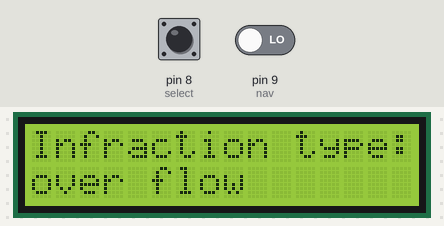
The sketch below on a simulated Arduino Uno, built with avr-gcc and run on an emulated ATmega328P. Shown: 16×2 character LCD. Inputs (shaded band) come from the test bench; at power-on: pin 9 (nav) LOW, pin 8 (select) LOW. What the sketch prints to the serial monitor is not drawn.

Above: at 1.2 s.
1.3 s: pin 9 (nav) driven HIGH
At 1.7 s:
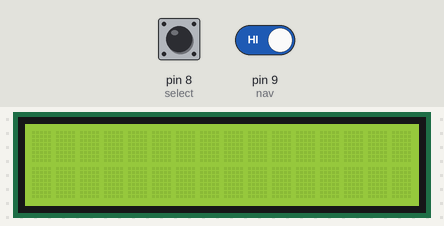
3.8 s: pin 8 (select) pulled HIGH for 3.2 s
8.5 s: pin 8 (select) pulled HIGH for 1 s
At 9.2 s:
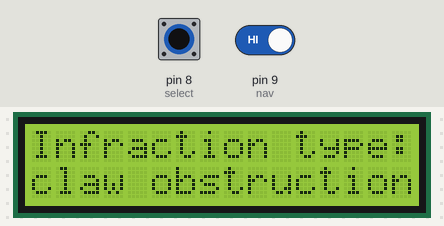
11.0 s: pin 9 (nav) driven LOW
12.8 s: pin 8 (select) pulled HIGH for 0.15 s
At 14.3 s:
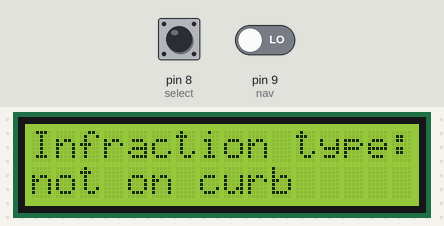
Timing chart, 0 to 15.8 s (numbered marks = the images above; inputs shaded):
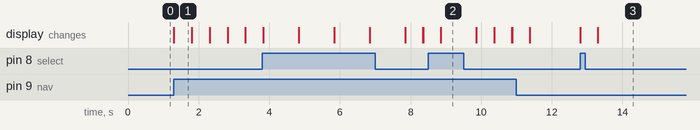

Measured:
- after the input at 1.3 s, the display: changes at once (image 1)
- after the input at 12.8 s, the display: first changes at once (image 3 shows a later state)
- what the display in image 1 shows lasts 0.5 s, from 1.3 s to 1.8 s

The sketch:

trashArd.ino
```cpp
#include<Arduino.h>
#include <LiquidCrystal.h>

// initialize the library by associating any needed LCD interface pin
// with the arduino pin number it is connected to
const int rs = 12, en = 11, d4 = 5, d5 = 4, d6 = 3, d7 = 2;
LiquidCrystal lcd(rs, en, d4, d5, d6, d7);

int nav = 9;
int select = 8;
const String menu[] = {"over flow", "not on curb", "no trash", "claw obstruction"};
int i = 0;


void setup()
{
  pinMode(nav, INPUT);
  pinMode(select, INPUT);

  // PIN3 is set for output
  Serial.begin(9600);                             // serial data rate is set for 9600bps(bits per second)
  lcd.begin(16, 2);
  // Print a message to the LCD.
  lcd.print("File report");
  lcd.setCursor(0, 0);
  lcd.print("Infraction type:");

}

void loop() {

  if (digitalRead(select) == HIGH) {
    lcd.clear();
    delay(500);
    i++;
  }
  if (digitalRead(nav) == HIGH) {
    lcd.clear();
    delay(500);
    i--;
  }

  lcd.setCursor(0, 0);
  lcd.print("Infraction type:");
  lcd.setCursor(0, 1);

  lcd.print(menu[abs(i) % 4]);

  if(digitalRead(select) == HIGH && digitalRead(nav) == HIGH){
    Serial.println(menu[abs(i) % 4]);
    delay(1000);
  }

}
```

rotaryEncoderWithButton.cpp
```cpp
#include "sensors.h"
//#include <WProgram.h>
#include<Arduino.h>
rotEncBut::rotEncBut(int pinSwi, int pinA, int pinB) {
  //sets all variables in the rotEncBut class
  outputB = pinB;
  outputA = pinA;
  outButt = pinSwi;
  pinMode (outputB, INPUT);
  pinMode (outputA, INPUT);
  pinMode (outButt, INPUT);
  lastState = digitalRead (outputA);
  count = 0;
  return;
}

void rotEncBut::encoder() {
  //read state
  state = digitalRead(outputA);
  //compare to prevstate
  if (state != lastState) {
    if (digitalRead(outputB) != state) {
      count++;
    } else {
      count--;
    }
  }
  //change state
  lastState = state;
  return;
}

void rotEncBut::toggle() {
  //checks on off
  if (digitalRead(outButt) == LOW) {
    onOff = true;
  } else {
    onOff = false;
  }
  return;
}
```

sensors.h
```cpp
class rotEncBut {
  public:
    int count, state, lastState, outButt, outputA, outputB;
    //consturctor
    rotEncBut(int pinSwi, int pinA, int pinB);
    //spin code
    void encoder();
    //botton on or off
    void toggle();
    bool onOff;
};
```
